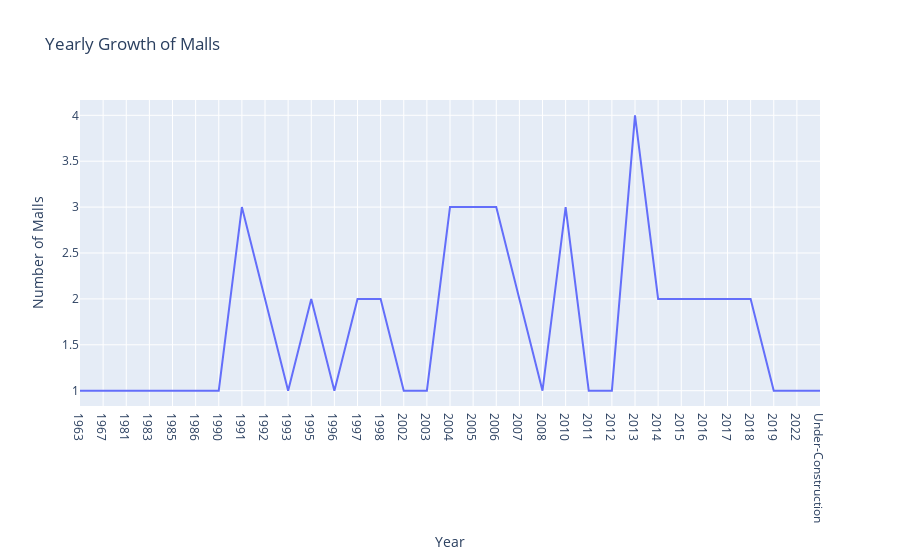

The cell this chart's notebook holds for it:
### Markdown cell above
1- Counting the number of malls opened each year

2- Creating a line plot

### Code cell
yearly_mall_count = mall_data['Year opened'].value_counts().sort_index().reset_index()
yearly_mall_count.columns = ['Year', 'Number of Malls']

fig3 = px.line(yearly_mall_count, x='Year', y='Number of Malls', title='Yearly Growth of Malls')
fig3.show()

### Figure 1 — Plotly figure (JSON) as saved in the notebook; plotly's stock layout.template omitted (floating-point values rounded to 4 significant figures)
{"data": [{"hovertemplate": "Year=%{x}<br>Number of Malls=%{y}<extra></extra>", "legendgroup": "", "line": {"color": "#636efa", "dash": "solid"}, "marker": {"symbol": "circle"}, "mode": "lines", "name": "", "orientation": "v", "showlegend": false, "type": "scatter", "x": ["1963", "1967", "1981", "1983", "1985", "1986", "1990", "1991", "1992", "1993", "1995", "1996", "1997", "1998", "2002", "2003", "2004", "2005", "2006", "2007", "2008", "2010", "2011", "2012", "2013", "2014", "2015", "2016", "2017", "2018", "2019", "2022", "Under-Construction"], "xaxis": "x", "y": [1, 1, 1, 1, 1, 1, 1, 3, 2, 1, 2, 1, 2, 2, 1, 1, 3, 3, 3, 2, 1, 3, 1, 1, 4, 2, 2, 2, 2, 2, 1, 1, 1], "yaxis": "y"}], "layout": {"legend": {"tracegroupgap": 0}, "title": {"text": "Yearly Growth of Malls"}, "xaxis": {"anchor": "y", "domain": [0, 1], "title": {"text": "Year"}}, "yaxis": {"anchor": "x", "domain": [0, 1], "title": {"text": "Number of Malls"}}}}
